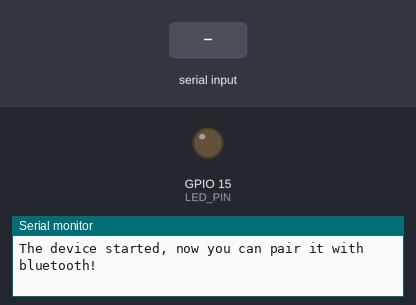
Recording of a sketch running on a simulated ESP32. Parts: output pins drawn as LEDs (lit = HIGH), the last lines printed to the serial monitor. The test bench sets the inputs (shaded band). Nothing arrives over Bluetooth unless stated.

Above: at 1.2 s.
1.3 s: "led_on\n" received over the second serial link
At 1.8 s:
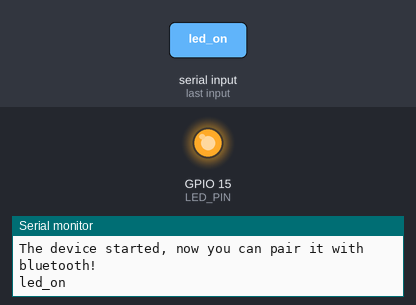
2.9 s: "led_off\n" received over the second serial link
At 3.6 s:
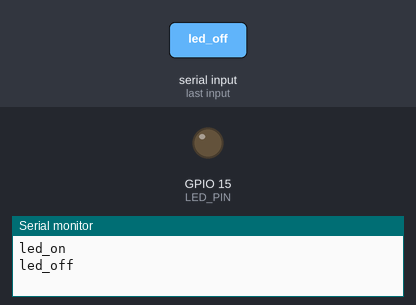
Timing chart, 0 to 5.9 s (numbered marks = the images above; inputs shaded):
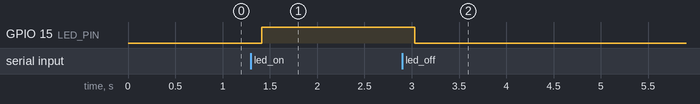

Measured:
- after the input at 1.3 s, GPIO 15 (LED_PIN): LOW → HIGH after 0.12 s
- after the input at 2.9 s, GPIO 15 (LED_PIN): HIGH → LOW after 0.13 s

The sketch:

ESP32_Bluetooth_2.ino
```cpp
// ESP32 auto bluetooth

#include "BluetoothSerial.h"
#define LED_PIN 15

// 블루투스 관련 정의 안되어있으면
#if !defined(CONFIG_BT_ENABLED) || !defined(CONFIG_BLUEDROID_ENABLED)
#error Bluetooth is not enabled! Please run `make menuconfig` to and enable it
#endif

String message = "";
char incomingChar;
int batteryValue = 0;
int batteryPin = 34;

BluetoothSerial SerialBT;

void setup() {
  Serial.begin(115200);
  SerialBT.begin("ESP_bl"); //Bluetooth device name
  Serial.println("The device started, now you can pair it with bluetooth!");

  pinMode(LED_PIN, OUTPUT);
}

void loop() {
  // 시리얼 쓴 것 -> 블루투스로 전송
  if (Serial.available()) {
    SerialBT.write(Serial.read());
  }

  // 블루투스 받아온 것 -> 시리얼에 쓰기
  // Read received messages (LED control command)
  if (SerialBT.available()){
    char incomingChar = SerialBT.read();
    if (incomingChar != '\n'){    // 개행 문자로 안끝나면 계속 추가
      message += String(incomingChar);
    }
    else{
      message = ""; // 개행문자면 끝
    }
    Serial.write(incomingChar);  // 받은 것 계속 쓰기
  }
  // Check received message and control output accordingly
  if (message =="led_on"){
    digitalWrite(LED_PIN, HIGH);
    //Serial.println("Turn ON");
  }
  else if (message =="led_off"){
    digitalWrite(LED_PIN, LOW);
    //Serial.println("Turn OFF");
  }
  delay(20);
}

void readVolt(){
    batteryValue = analogRead(batteryPin);
    int volt = map(batteryValue,0,4095,0,4200);
    float result = (float)volt / 100;
    Serial.print("전압 : ");
    Serial.print(result);
    Serial.println("V");
}
```
